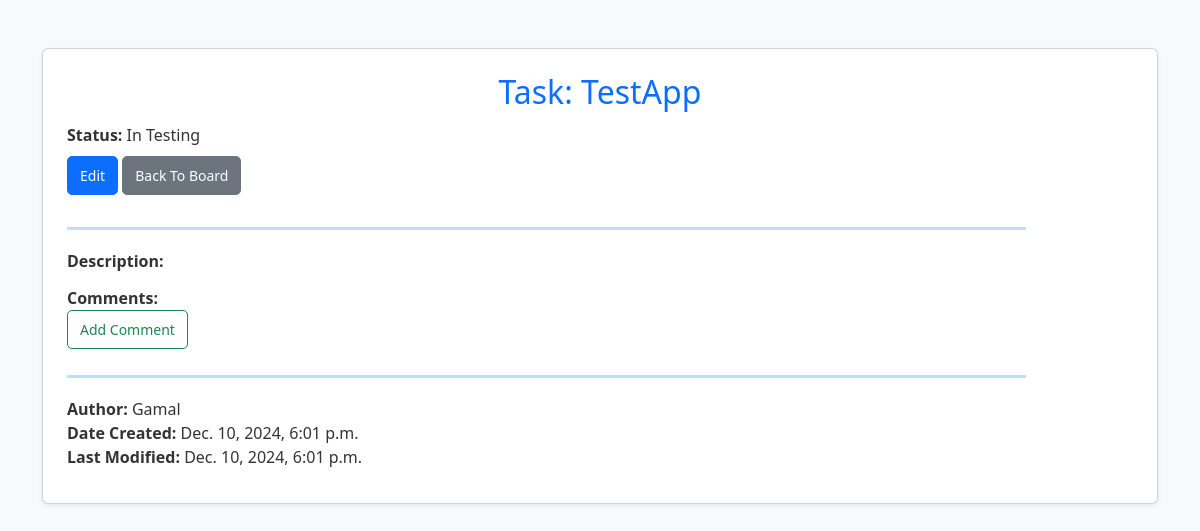
/task/c748d35f-46f3-4be4-aa77-3b10f01d74c3, run on the app's committed database.
### kanban/models/task.py (models this page shows, shortened)
class Task(models.Model):
    class Meta:
        ordering = ['-date_modified']
    STATUS_CHOICES = {
        ('TODO', 'To Do'),
        ('PROG', 'In Progress'),
        ('TEST', 'In Testing'),
        ('DONE', 'Done'),
    }
    uuid = models.UUIDField(primary_key=True, editable=False, default=uuid.uuid4)
    priority = models.IntegerField(default=0)
    title = models.CharField(max_length=200)
    description = models.TextField(blank=True, null=True)
    status = models.CharField(max_length=4, choices=STATUS_CHOICES, default='TODO')
    date_created = models.DateTimeField(default=datetime.datetime.now())
    date_modified = models.DateTimeField(default=datetime.datetime.now())
    author = models.CharField(max_length=200, default='No Author')

### kanban/views/taskDetailView.py (the view)
# urls.py: path('task/<uuid:pk>', views.TaskDetailView.as_view(), name='task-detail'),
class TaskDetailView(DetailView):
    model = Task
    context_object_name = 'task'
    template_name = 'kanban/task_detail.html'

### kanban/templates/kanban/task_detail.html (shortened to what this page needs)
{% extends 'kanban/kanban_base.html' %}
{% block content %}
<div class="card p-4 mt-5 shadow-sm">
    <h2 class="text-center text-primary">Task: {{ task.title }}</h2>
    <p><strong>Status:</strong> {{ task.get_status_display }}</p>
    <div class="mb-3">
        <a href="{% url 'task-edit' task.uuid %}" class="btn btn-primary btn-sm">Edit</a>
        <a href="{% url 'index' %}" class="btn btn-secondary btn-sm">Back To Board</a>
    </div>
    <hr>
    <p>
        <strong>Description:</strong><br>
    </p>
    <p>
        <strong>Comments:</strong><br>
        <a href="{% url 'taskcomment-add-specific' task_pk=task.uuid %}" class="btn btn-outline-success btn-sm">Add Comment</a>
    </p>
    <hr>
    <p>
        <strong>Author:</strong> {{ task.author }} <br>
        <strong>Date Created:</strong> {{ task.date_created }} <br>
        <strong>Last Modified:</strong> {{ task.date_modified }}
    </p>
</div>
{% endblock %}

### kanban/templates/kanban/kanban_base.html (shortened to what this page needs)
<!DOCTYPE html>
<html lang="en">
<head>
    {% load static %}
    <link rel="stylesheet" href="https://cdn.jsdelivr.net/npm/bootstrap@5.3.0-alpha3/dist/css/bootstrap.min.css">
    <link rel="stylesheet" href="{% static 'kanban/kanban.css' %}">
</head>
<body class="bg-light">
    <div class="container">
        {% block content %}{% endblock %}
    </div>
</body>
</html>

### kanban/static/kanban/kanban.css (style rules this page uses)
hr { height: 3px; width: 90%; background: #007bff; border: none; }
p { margin-top: 0.2em; margin-bottom: 0.6em; font-size: 1em; color: #333; }
.btn { padding: 8px 12px; font-size: 14px; border-radius: 5px; }
a { text-decoration: none; color: #007bff; }

### data on the page
Task: title "TestApp", status "In Testing", author "Gamal", date_created "Dec. 10, 2024, 6:01 p.m.", date_modified "Dec. 10, 2024, 6:01 p.m."
